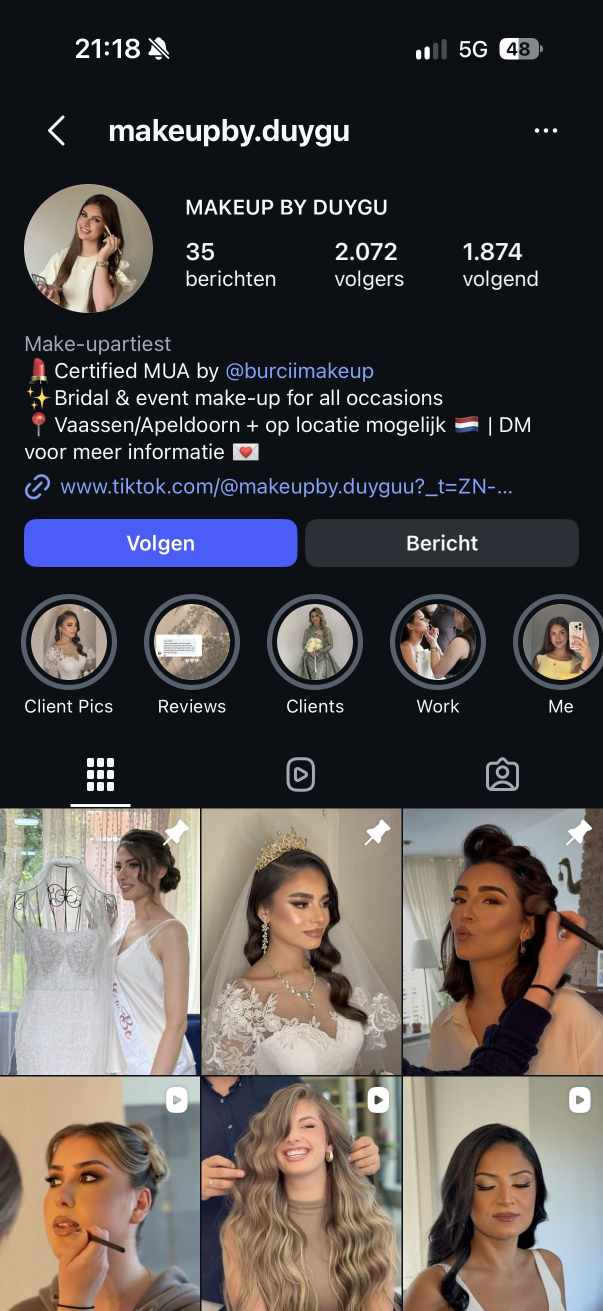
#> input picture makeup-by-duygu/bron/01-profiel.jpg, 1206 x 2622 px (shown at 1/2 size); the run also reads 1 picture not shown here
$ python make-images.py
#> lines starting #> are read from the running program, lines starting #| are printed output that depends on the picture
# Snijdt de foto's uit de Instagram-screenshots in bron/ en schrijft webp-bestanden
# naar assets/img/. Gebruik: npm run images  (vereist Python + Pillow)
# Coördinaten in "schermpunten" van een 920 px brede weergave, geschaald met S.
# Bewust weggelaten: foto's met partners/stellen, chatschermen (namen, avatars)
# en het certificaat met volledige naam.
from pathlib import Path
from PIL import Image, ImageFilter

ROOT = Path(__file__).resolve().parent.parent
SRC, OUT = ROOT / 'bron', ROOT / 'assets' / 'img'
OUT.mkdir(parents=True, exist_ok=True)
S = 1206 / 920
COLS = [(0, 305), (307, 612), (615, 900)]

def crop(name, box):
#> called with name = '01-profiel.jpg', box = (310, 1293, 609, 1637)
    return Image.open(SRC / name).convert('RGB').crop(tuple(round(v * S) for v in box))

def save(im, name, q=82):
#> called with name = 'bruid-kroon', q = 82
    im.thumbnail((800, 1100), Image.LANCZOS)
    im = im.filter(ImageFilter.UnsharpMask(radius=1.1, percent=30, threshold=2))
    im.save(OUT / f'{name}.webp', quality=q, method=6)
    print(f'{name}.webp {im.size[0]}×{im.size[1]}')
#| bruid-kroon.webp 392×451

def tile(name, rows, col, top=.14):
    (x0, x1), (y0, y1) = COLS[col], rows
    return crop(name, (x0 + 3, y0 + 3 + (y1 - y0) * top, x1 - 3, y1 - 3))

P, A, B, C = '01-profiel.jpg', '02-grid-2.jpg', '03-grid-3.jpg', '04-grid-4.jpg'
# bruid
save(tile(P, (1233, 1640), 1), 'bruid-kroon')
save(tile(A, (1150, 1556), 0), 'bruid-henna')
#> call 2 of crop, with name = '02-grid-2.jpg', box = (3, 1209.8, 302, 1553)
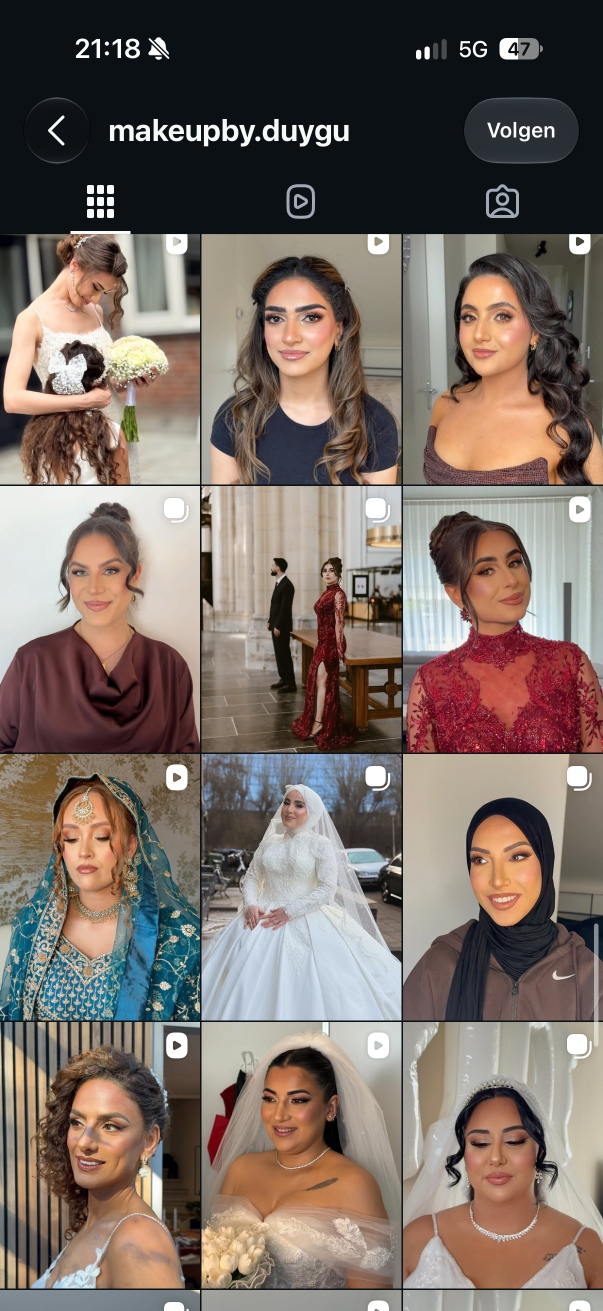
#> input picture makeup-by-duygu/bron/02-grid-2.jpg, 1206 x 2622 px (shown at 1/2 size)
#| bruid-henna.webp 392×450
save(tile(A, (1150, 1556), 1), 'bruid-hijab')
#| bruid-hijab.webp 392×450
save(tile(A, (1559, 1965), 1), 'bruid-sluier')
#| bruid-sluier.webp 392×450
save(tile(A, (1559, 1965), 2), 'bruid-tiara')
#| bruid-tiara.webp 366×450
# events & glam
save(tile(A, (358, 738), 1, .05), 'glam-krullen')
#| glam-krullen.webp 392×465
save(tile(A, (358, 738), 2, .05), 'glam-avond')
#| glam-avond.webp 366×465
save(tile(A, (741, 1147), 0), 'glam-bordeaux')
#| glam-bordeaux.webp 392×450
save(tile(A, (741, 1147), 2), 'glam-rood-kant')
#| glam-rood-kant.webp 366×450
save(tile(A, (1150, 1556), 2), 'glam-hijab')
#| glam-hijab.webp 366×450
save(tile(A, (1559, 1965), 0), 'glam-golvend')
#| glam-golvend.webp 392×450
save(tile(B, (358, 754), 0), 'glam-rood')
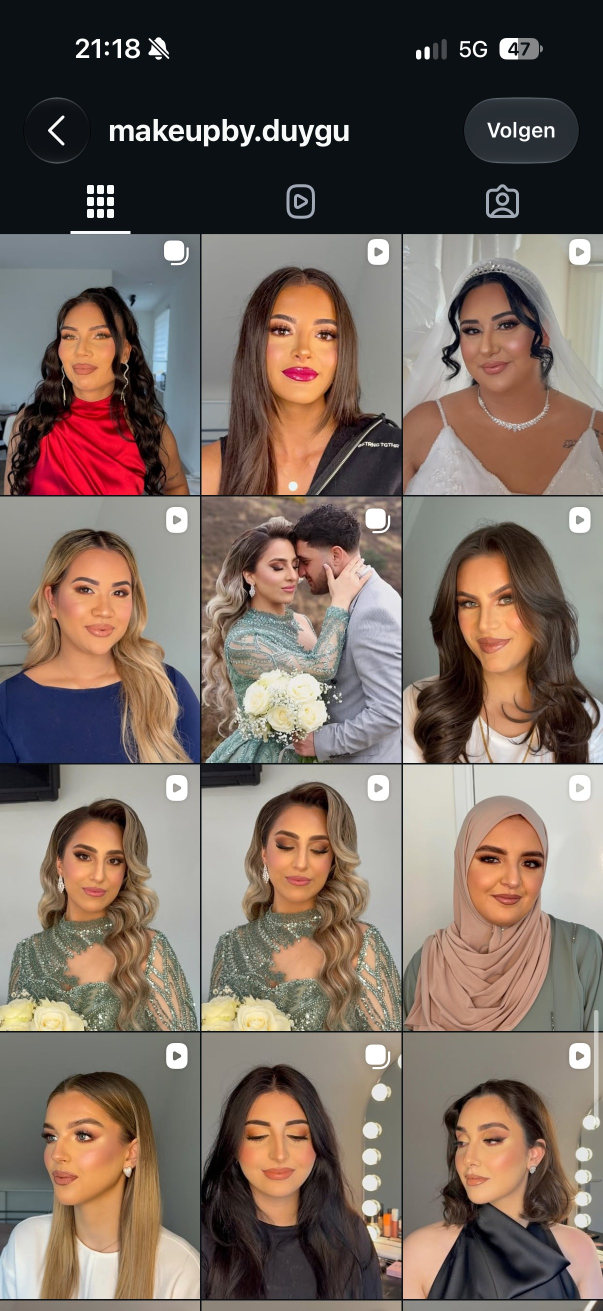
#> input picture makeup-by-duygu/bron/03-grid-3.jpg, 1206 x 2622 px (shown at 1/2 size)
#| glam-rood.webp 392×438
save(tile(B, (757, 1163), 2), 'glam-bruin')
#| glam-bruin.webp 366×450
save(tile(B, (1166, 1572), 0), 'verloving-groen')
#| verloving-groen.webp 392×450
save(tile(B, (1166, 1572), 2), 'glam-hijab-roze')
#| glam-hijab-roze.webp 366×450
save(tile(C, (586, 992), 0), 'glam-blond')
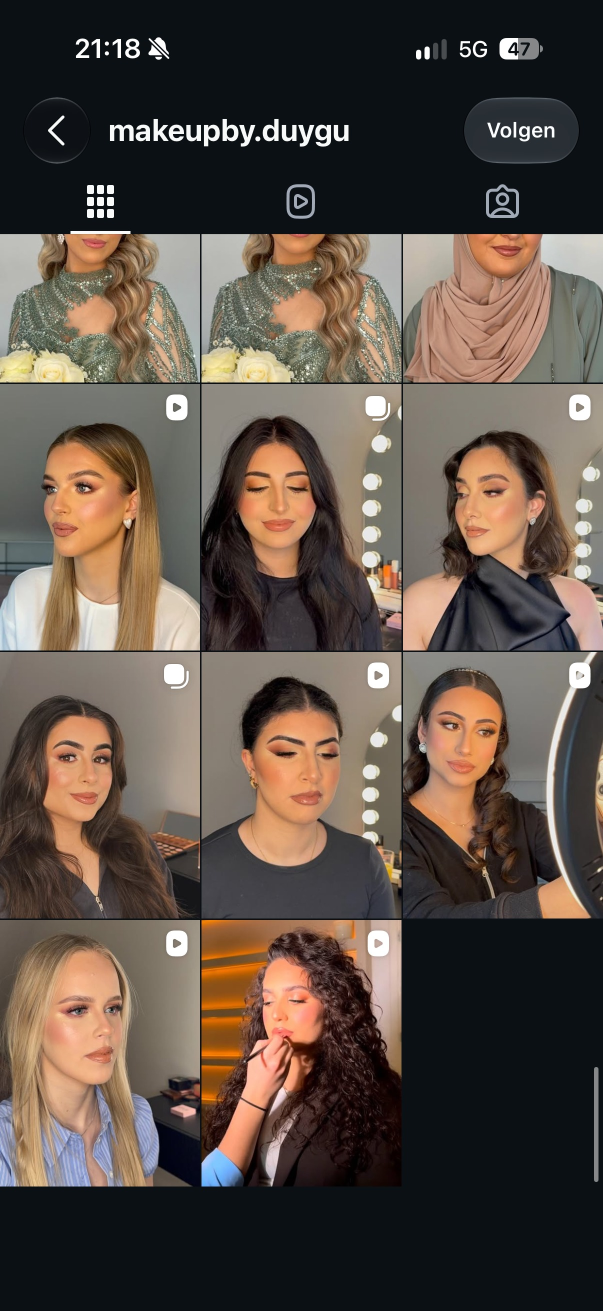
#> input picture makeup-by-duygu/bron/04-grid-4.jpg, 1206 x 2622 px (shown at 1/2 size)
#| glam-blond.webp 392×449
save(tile(C, (586, 992), 1), 'glam-goud')
#| glam-goud.webp 392×449
save(tile(C, (586, 992), 2), 'glam-kort')
#| glam-kort.webp 366×449
save(tile(C, (995, 1400), 1), 'glam-bun')
#| glam-bun.webp 392×448
save(tile(C, (995, 1400), 2), 'glam-ringlamp')
#> in crop (call 20), `return Image.open(SRC / name).convert('RGB').crop(tuple(round(v * S) f..`:
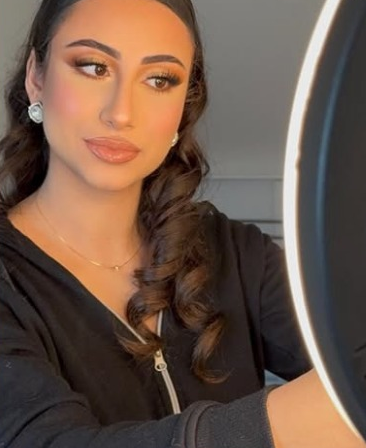
#> returned value: PIL image 366x448 RGB; mean R, G, B 108.3, 85.8, 72.4
#| glam-ringlamp.webp 366×448
save(tile(C, (1403, 1808), 0), 'glam-naturel')
#> in crop (call 21), `return Image.open(SRC / name).convert('RGB').crop(tuple(round(v * S) f..`:
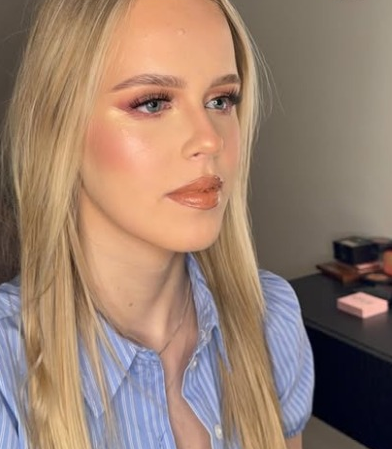
#> returned value: PIL image 392x449 RGB; mean R, G, B 152.5, 126.9, 110.7
#| glam-naturel.webp 392×449
# over / werkplek
save(crop('10-eid-look.jpg', (0, 500, 920, 1660)), 'over-duygu')
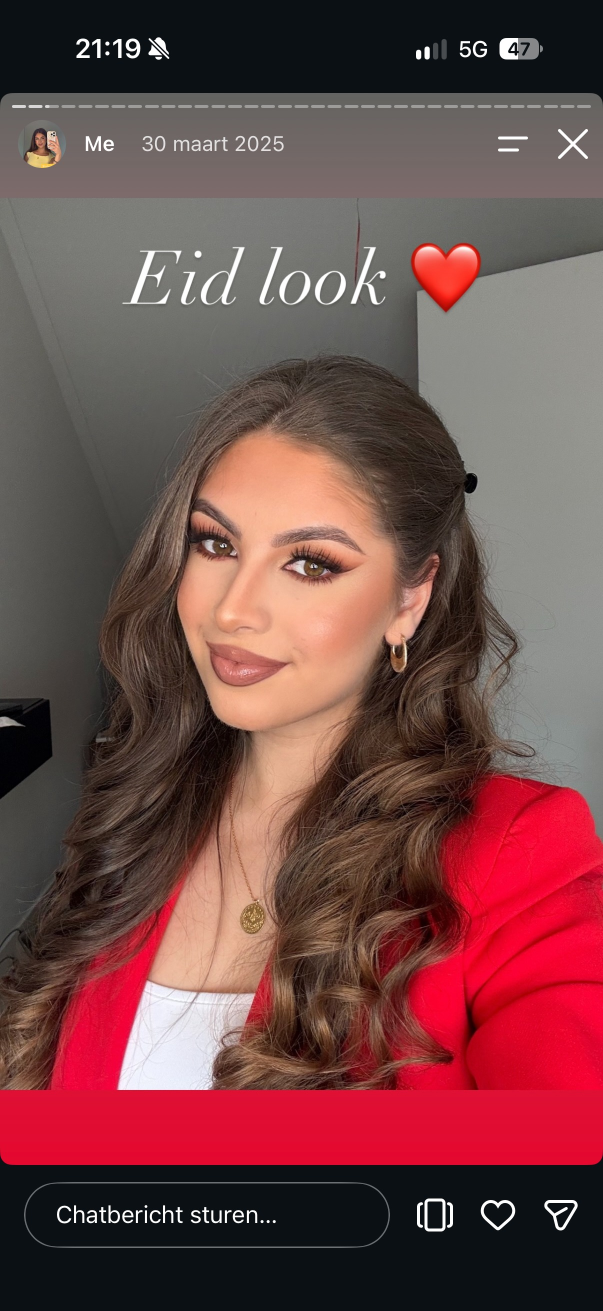
#> input picture makeup-by-duygu/bron/10-eid-look.jpg, 1206 x 2622 px (shown at 1/2 size)
#> in crop (call 22), `return Image.open(SRC / name).convert('RGB').crop(tuple(round(v * S) f..`:
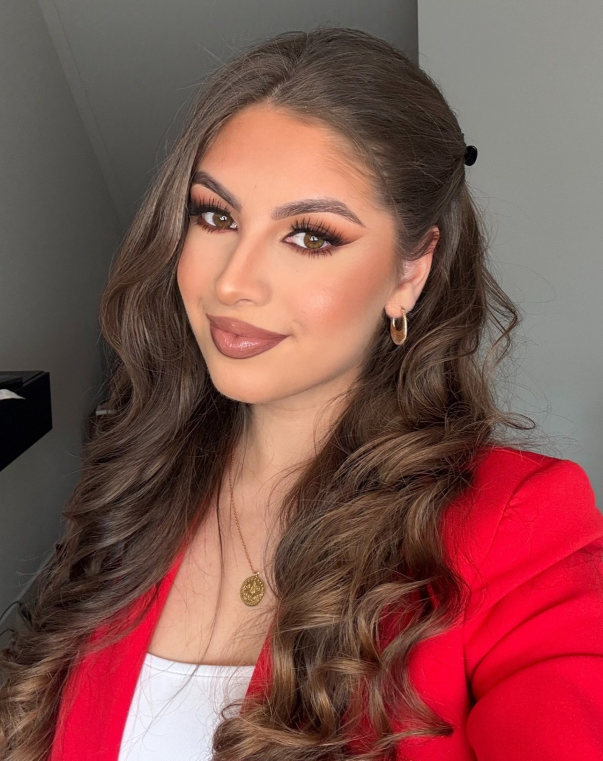
#> returned value: PIL image 1206x1521 RGB (shown at 1/2 size); mean R, G, B 130.8, 82.8, 78.7
#| over-duygu.webp 800×1009
#| werkplek.webp 800×983
save(crop('11-work.jpg', (0, 300, 920, 1430)), 'werkplek')
#> (the run stopped early here; a loop or call above may not have finished)
